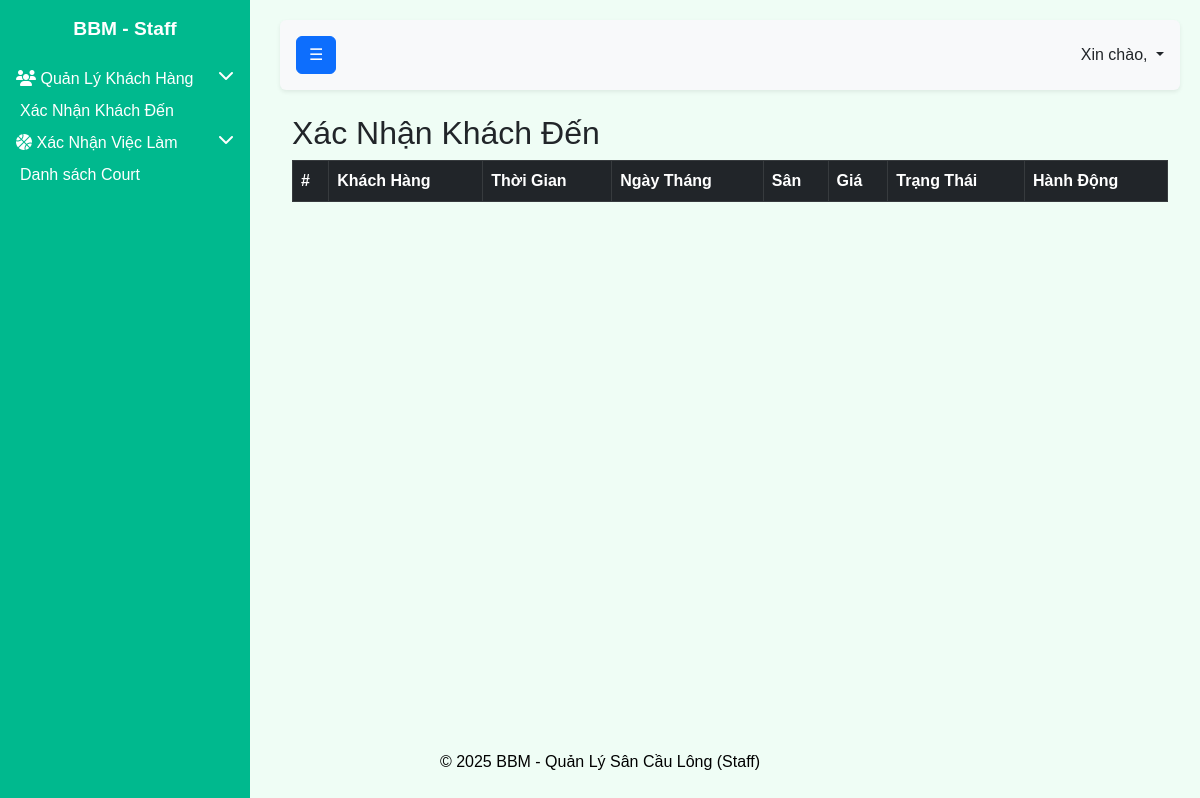
Page /r2checkin/MC1/ on the earlier database version.
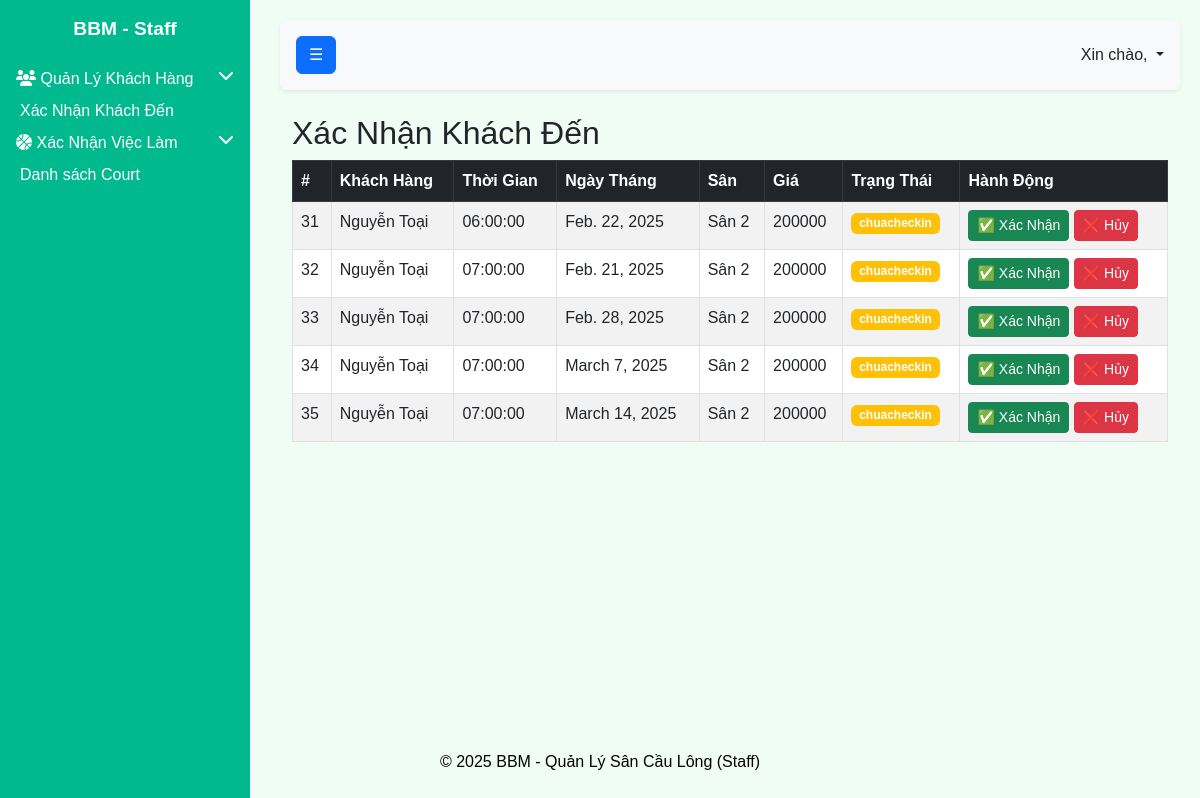
Same page on the later database version.
### BBooking/models.py (models this page shows, shortened)
class VeDatSan(models.Model):
    CHECKIN_CHOICES = [
        ("chuacheckin", "Chưa check-in"),
        ("dacheckin", "Đã check-in"),
    ]
    TYPE_CHOICES = [
        ("codinh", "Cố định"),
        ("theongay", "Theo ngày"),
        ("linhhoat", "Linh hoạt"),
    ]
    maVe=models.AutoField(primary_key=True)
    flag = models.ForeignKey(Flag, on_delete=models.CASCADE)
    customer = models.ForeignKey(User, on_delete=models.CASCADE, limit_choices_to={'role': 'customer'})
    tongTien = models.IntegerField(default=0)
    ngayTao = models.DateTimeField(auto_now_add=True)
    voucher=models.ForeignKey(Voucher, on_delete=models.CASCADE, blank=True, null=True)
    checkin = models.CharField(
        max_length=20, choices=CHECKIN_CHOICES, default="chuacheckin"
    )
    type = models.CharField(max_length=8,choices=TYPE_CHOICES, default="codinh")

class Flag(models.Model):
    san = models.ForeignKey(San, on_delete=models.CASCADE)
    timeslot = models.ForeignKey(TimeSlot, on_delete=models.CASCADE)
    date = models.DateField()
    class Meta:
        unique_together = ('date', 'timeslot')

class TimeSlot(models.Model):
    timeslot = models.TimeField(primary_key=True)
    court = models.ForeignKey(Court, on_delete=models.CASCADE)
    def __str__(self):
        return f"{self.timeslot}"

### BUser/models.py (models this page shows, shortened)
class User(AbstractUser):
    ROLE_CHOICES = [
        ('customer', 'Customer'),
        ('courtstaff', 'Court Staff'),
        ('courtmanager', 'Court Manager'),
    ]
    role = models.CharField(max_length=20, choices=ROLE_CHOICES)
    GENDER_CHOICES = [
        ('M', 'Nam'),
        ('F', 'Nữ'),
        ('O', 'Khác')
    ]
    gender = models.CharField(max_length=1, choices=GENDER_CHOICES, default='M')
    sdt= models.IntegerField(default=0, null=True, blank=True)

### BCourt/models.py (models this page shows)
class San(models.Model):
    maSan = models.CharField(default='',max_length=10, primary_key=True)
    numSan = models.IntegerField()
    court=models.ForeignKey(Court, on_delete=models.CASCADE)
    def __str__(self):
        return f"Sân {self.numSan}"

### home/views.py (the view, shortened to what this page needs)
# urls.py: path('r2checkin/<str:maCourt>/', views.r2checkIn, name='r2checkin'),
def r2checkIn(request, maCourt):
    court=get_object_or_404(Court,maCourt=maCourt)
    lve = VeDatSan.objects.filter(checkin='chuacheckin', flag__san__court=court)
    return render(request, "home/r2checkin.html", {'lve': lve})

### home/templates/home/r2checkin.html (shortened to what this page needs)
{% extends "r2master_page.html" %}
{%load static%}
{%block sidebar%}
    {%include '../r2sidebar.html' %}
{%endblock%}
{%block navbar%}
    {%include '../r2navbar.html' %}
{%endblock%}
{%block footer%}
    {%include '../r2footer.html' %}
{%endblock%}
{%block content%}
<div id="page-content">
    <div class="container mt-4">
        <h2>Xác Nhận Khách Đến</h2>
        <table class="table table-bordered table-striped">
            <thead class="table-dark">
                <tr>
                    <th>#</th>
                    <th>Khách Hàng</th>
                    <th>Thời Gian</th>
                    <th>Ngày Tháng</th>
                    <th>Sân</th>
                    <th>Giá</th>
                    <th>Trạng Thái</th>
                    <th>Hành Động</th>
                </tr>
            </thead>
            <tbody id="booking-list">
                {%for ve in lve%}
                <form method="POST">
                    <tr>
                        <td>{{ve.maVe}}</td>
                        <td>{{ve.customer.last_name}} {{ve.customer.first_name}}</td>
                        <td>{{ve.flag.timeslot}}</td>
                        <td>{{ve.flag.date}}</td>
                        <td>{{ve.flag.san}}</td>
                        <td>{{ve.tongTien}}</td>
                        <td><span class="badge bg-warning">{{ve.checkin}}</span></td>
                        <td>
                            <button class="btn btn-success btn-sm" type="submit" name="action" value="confirm">✅ Xác Nhận</button>
                            <button class="btn btn-danger btn-sm" type="submit" name="action" value="cancel">❌ Hủy</button>
                        </td>
                    </tr>
                </form>
                {%endfor%}
            </tbody>
        </table>
    </div>
{%endblock%}

Differences in the rows shown:
added VeDatSan: maVe "31", customer.last_name "Nguyễn", customer.first_name "Toại", flag.timeslot "06:00:00", flag "Feb. 22, 2025", flag.san "Sân 2", tongTien "200000", checkin "chuacheckin"
added VeDatSan: maVe "32", customer.last_name "Nguyễn", customer.first_name "Toại", flag.timeslot "07:00:00", flag "Feb. 21, 2025", flag.san "Sân 2", tongTien "200000", checkin "chuacheckin"
added VeDatSan: maVe "33", customer.last_name "Nguyễn", customer.first_name "Toại", flag.timeslot "07:00:00", flag "Feb. 28, 2025", flag.san "Sân 2", tongTien "200000", checkin "chuacheckin"
added VeDatSan: maVe "34", customer.last_name "Nguyễn", customer.first_name "Toại", flag.timeslot "07:00:00", flag "March 7, 2025", flag.san "Sân 2", tongTien "200000", checkin "chuacheckin"
added VeDatSan: maVe "35", customer.last_name "Nguyễn", customer.first_name "Toại", flag.timeslot "07:00:00", flag "March 14, 2025", flag.san "Sân 2", tongTien "200000", checkin "chuacheckin"
